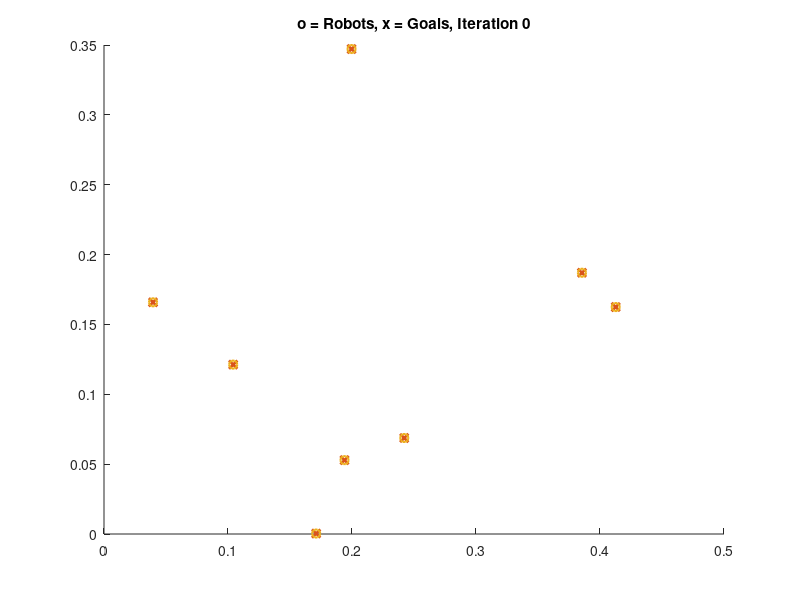
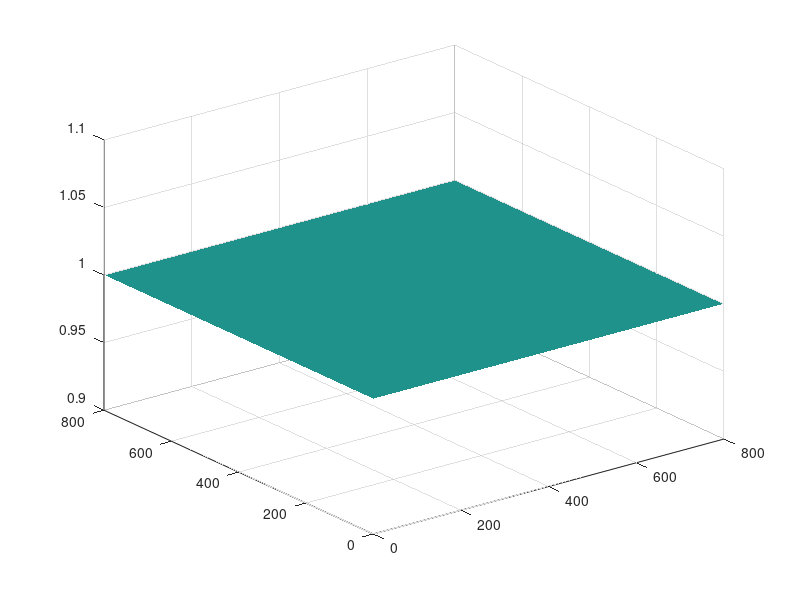

Reproduce these figures in MATLAB, in order. (Note: this script raises an error after producing the figures.)
clc;
close all;
clear all;

% Defining some general parameters
agents = 8; % Total number of agents
Q = 8; % assuming square area always
saveFlag = true;  % set to true if you wanna save your results else false
plotFlag = true;  % set to true if you wanna plot your results else false
savePlotFlag = true; % set to true if you wanna save your plots else false
senseRange = 2;   % range of agent's sensor

dirpath  = sprintf("../data/Params_%d_%d", agents, Q);
if not(isfolder(dirpath))
    mkdir(dirpath);
end
fname = sprintf("agentSetpoint_%d_%d.json", agents, Q);
file = fullfile(dirpath,fname);

% data gathering variable definition
pydata = []; % variable to save agent's position data
maxQ = [];
avgQ = [];
iter = [];

corners = [0,0;0,Q;Q,Q;Q,0]; % Corners of the specified area

% Initializing random initial position of agent near origin
xPose = 0.5*rand([agents,1]);
yPose = 0.5*rand([agents,1]);

xrange = max(corners(:,1));
yrange = max(corners(:,2));
threshold = 0.01; % distance threshold to achieve

%Dividing the area into discrete cells and expressing range in terms of the map
Undist = ones(Q*100,Q*100); % Uncertainity Distribution
tempUndist = Undist;
lcSensor = max(max(corners))/1000;
senseRange = senseRange/lcSensor;
K = 0.5; % Proportionality constant
cycle=1;

% Initializing handles for visualization
if plotFlag
    verCellHandle = zeros(agents,1);
    cellColors = ones(agents,3);
    for i = 1:numel(xPose)
        verCellHandle(i) = patch(xPose(i),yPose(i),cellColors(i,:)*0.5); % use color i  -- no robot assigned yet
        hold on
    end
    pathHandle = zeros(agents,1);
    for i = 1:numel(xPose)
        pathHandle(i) = plot(xPose(i),yPose(i),'-','color',cellColors(i,:)*.9);
    end
    goalHandle = plot(xPose,yPose,'x','linewidth',2);
    currHandle = plot(xPose,yPose,'o','linewidth',1.5);
    titleHandle = title(['o = Robots, x = Goals, Iteration ', num2str(0)]);
end

figure
surf(Undist);
set(surf(Undist),'LineStyle','none');

% Starting search
dist = xrange*ones(agents,1);
while max(max(Undist))>0.1 % do search until all the points in the specified area is below 0.1
    figure(1)
    count = 0;
    maxQ = [maxQ, max(max(Undist))];
    avgQ = [avgQ, mean(mean(Undist))];
    iter = [iter, cycle];
    while max(dist)>threshold 
        tic;
        count = count+1;
        [v,c] = VoronoiBounded(xPose,yPose,corners);

        if plotFlag
            set(currHandle, 'XData', xPose, 'YData', yPose); % plotting agent's current position
            pydata(cycle,count).Px = xPose;
            pydata(cycle,count).Py = yPose;
            for i = 1:numel(xPose)
                xCurrPath = [get(pathHandle(i),'XData'),xPose(i)];
                yCurrPath = [get(pathHandle(i),'YData'),yPose(i)];
                set(pathHandle(i),'XData',xCurrPath,'YData',yCurrPath); % plot current path position
            end
        end

        for i = 1:numel(c) % calculating centroid of voronoi cells
            roi = roipoly(Undist,100*v(c{i},1),100*v(c{i},2));
            grayRoi = mat2gray(roi);
            for m=1:length(Undist)
                for j=1:length(Undist)
                    grayRoi(j,m) = grayRoi(j,m)*tempUndist(j,m);
                end
            end
            Rprops = regionprops(roi, grayRoi, {'WeightedCentroid'});
            xCentroid = Rprops.WeightedCentroid(1,1)/100;
            yCentroid = Rprops.WeightedCentroid(1,2)/100;
            xCentroid = min(xrange,max(0, xCentroid));
            yCentroid = min(yrange,max(0, yCentroid));
            if ~isnan(xCentroid) && inpolygon(xCentroid,yCentroid,corners(:,1),corners(:,2))
                xPose(i) = xPose(i) + K*(xCentroid - xPose(i));
                yPose(i) = yPose(i) + K*(yCentroid - yPose(i));
                dist(i) = sqrt((xCentroid - xPose(i))^2 + (yCentroid - yPose(i))^2);
            end
        end

        if plotFlag
            for i = 1:numel(c) % update Voronoi cells
                set(verCellHandle(i), 'XData',v(c{i},1),'YData',v(c{i},2));
            end

            set(titleHandle,'string',['o = Robots, x = Goals, Cycle', num2str(cycle,'%3d'), ', Iteration', num2str(count,'%3d')]);
            set(goalHandle,'XData',xPose,'YData',yPose); % plot goal position
            axis equal
            axis([0,xrange,0,yrange]);
            drawnow
        end
        time(cycle,count) = toc;
        pydata(cycle,count).time = toc;
    end
    copyUndist = Undist;
    for i = 1:agents
        roi = roipoly(Undist,100*v(c{i},1),100*v(c{i},2));
        grayRoi = mat2gray(roi);
        Rprops = regionprops(roi, grayRoi, {'Centroid','WeightedCentroid'});
        for m=1:length(Undist)
            for j=1:length(Undist)
                xVal = Rprops.WeightedCentroid(1,1);
                yVal = Rprops.WeightedCentroid(1,2);
                dist = sqrt(((m+0.5)-xVal)^2+((j+0.5)-yVal)^2)/100;
                if dist < senseRange
                    copyUndist(j,m) = min(copyUndist(j,m),(1-0.8708+0.074*dist^2));
                end
            end
        end
    end
    for m=1:length(Undist)
        for j=1:length(Undist)
            Undist(j,m) = Undist(j,m)*copyUndist(j,m);
            tempUndist(j,m) = 2*Undist(j,m)*0.074;
        end
    end
    saveas(gcf, fullfile(dirpath,sprintf("searching_%d", cycle)), "png");
    cycle=cycle+1;
    figure(2);
    surf(Undist);
    set(surf(Undist),'LineStyle','none');
    saveas(gcf, fullfile(dirpath,sprintf("searchsurf_%d", cycle-1)), "png");
end

if saveFlag==true
    json = jsonencode(pydata);
    fid = fopen(file,"w");
    fprintf(fid,"%s",json);
    fclose(fid);
end

timeSum = sum(time,2);
timeCumsum = cumsum(timeSum);

hold off
figure;
avgQvIter = plot(iter, avgQ);
xlabel("Iterations");
ylabel("Average Q");
title("AverageQ vs Iterations");
figure;
maxQvIter = plot(iter, maxQ);
xlabel("Iterations");
ylabel("Max Q");
title("MaxQ vs Iterations");
figure;
cumsumTimevIter = plot(iter, timeCumsum);
xlabel("Iterations");
ylabel("Cummulative Search Time (seconds)");
title("Cummulative Search Time vs Iterations");

if savePlotFlag == true
    saveas(avgQvIter,fullfile(dirpath,"avgQ"),"png");
    saveas(maxQvIter,fullfile(dirpath,"maxQ"),"png");
    saveas(cumsumTimevIter,fullfile(dirpath,"Time"),"png");
end
